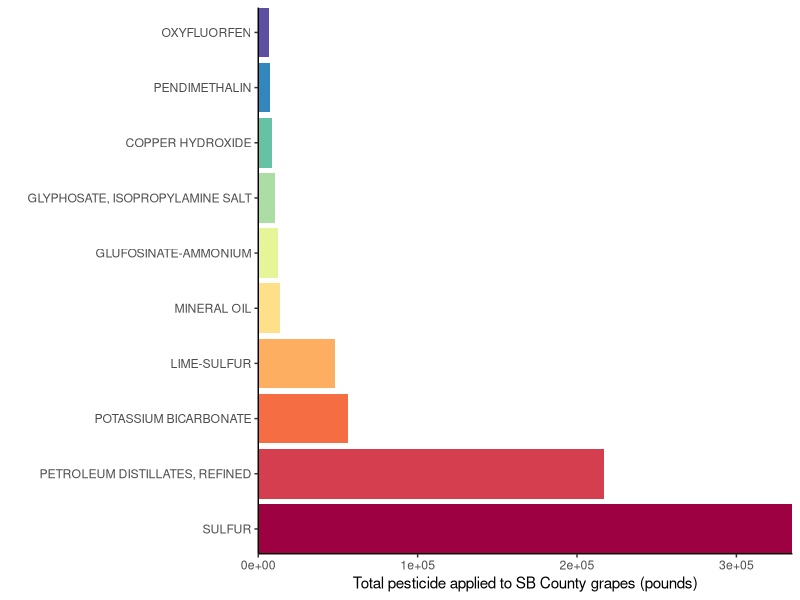
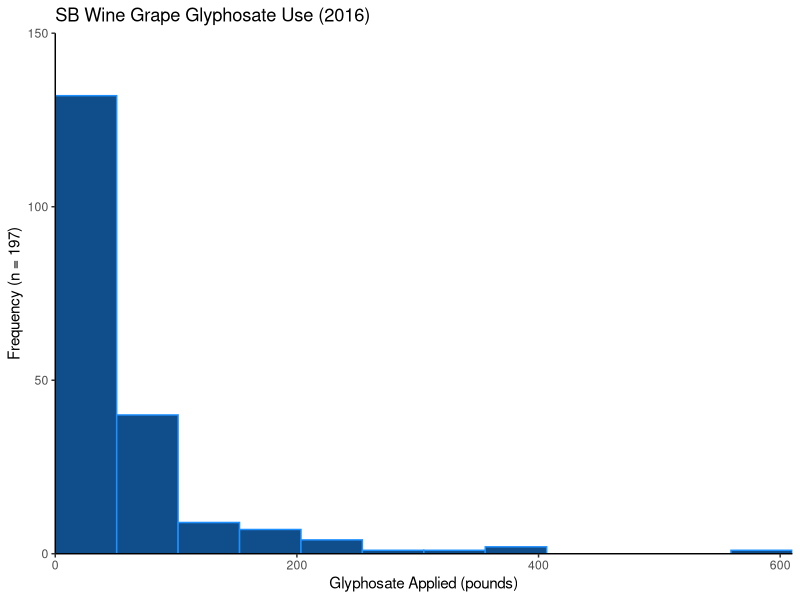
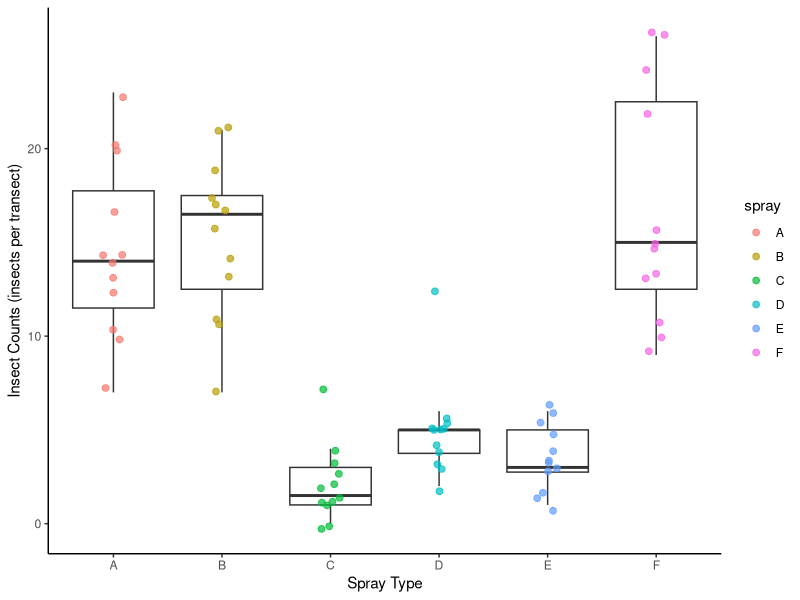

R code for these plots, in order:
## ---- chunk 1
knitr::opts_chunk$set(echo = TRUE)
## ---- chunk 2
library(tidyverse)
## ---- chunk 3
sb_pest <- read_csv("sb_pest.csv") # Read in the sb_pest.csv file
## ---- chunk 4
# Basic data wrangling (review)

sb_simple <- sb_pest %>% 
  select(COUNTY_NAME, SITE_NAME, CHEMICAL_NAME, POUNDS_CHEMICAL_APPLIED) %>% 
  rename(county = COUNTY_NAME, crop = SITE_NAME, chemical = CHEMICAL_NAME, pounds = POUNDS_CHEMICAL_APPLIED) %>% 
  filter(pounds != "N/A") %>% # Here, also show !is.na(pounds) option
  select(county, chemical, pounds, crop) %>% 
  mutate(pounds = as.numeric(pounds)) # In this case, it DOES overwrite

grapes_summary <- sb_simple %>% 
  group_by(chemical) %>% 
  summarize(
    total_applied = sum(pounds),
    max_applied = max(pounds)
  ) %>% 
  arrange(-total_applied) %>% 
  head(10)

grapes_summary

grape_summary_factor <- grapes_summary %>% 
  mutate(chemical = factor(chemical, levels = chemical))

## ---- chunk 5
top_10_ordered <- ggplot(grape_summary_factor, aes(x = chemical, y = total_applied)) +
  geom_col(aes(fill = chemical), show.legend = FALSE) +
  coord_flip() +
  scale_fill_brewer(palette = "Spectral") + # Note: need package RColorBrewer
  theme_classic() +
  scale_x_discrete(expand = c(0,0)) +
  scale_y_continuous(expand = c(0,0)) +
  labs(x = "", y = "Total pesticide applied to SB County grapes (pounds)")

top_10_ordered

## ---- chunk 6
sb_glyphosate <- sb_simple %>% 
  filter(chemical == "GLYPHOSATE, ISOPROPYLAMINE SALT")
## ---- chunk 7
glyphosate_hist <- ggplot(sb_glyphosate, aes(x = pounds)) +
  geom_histogram(bins = 12, boundary = 0, color = "dodgerblue", fill = "dodgerblue4") +
  labs(x = "Glyphosate Applied (pounds)", 
       y = "Frequency (n = 197)", 
       title = "SB Wine Grape Glyphosate Use (2016)") +
  theme_classic() +
  scale_y_continuous(expand = c(0,0), limits = c(0,150)) +
  scale_x_continuous(expand = c(0,0))
  

glyphosate_hist
## ---- chunk 8
insect_boxplot <- ggplot(InsectSprays, aes(x = spray, y = count)) +
  geom_boxplot(outlier.shape = NA) +
  theme_classic() +
  labs(x = "Spray Type", y = "Insect Counts (insects per transect)") +
  geom_jitter(size = 2, width = 0.1, alpha = 0.7, aes(color = spray))

insect_boxplot
